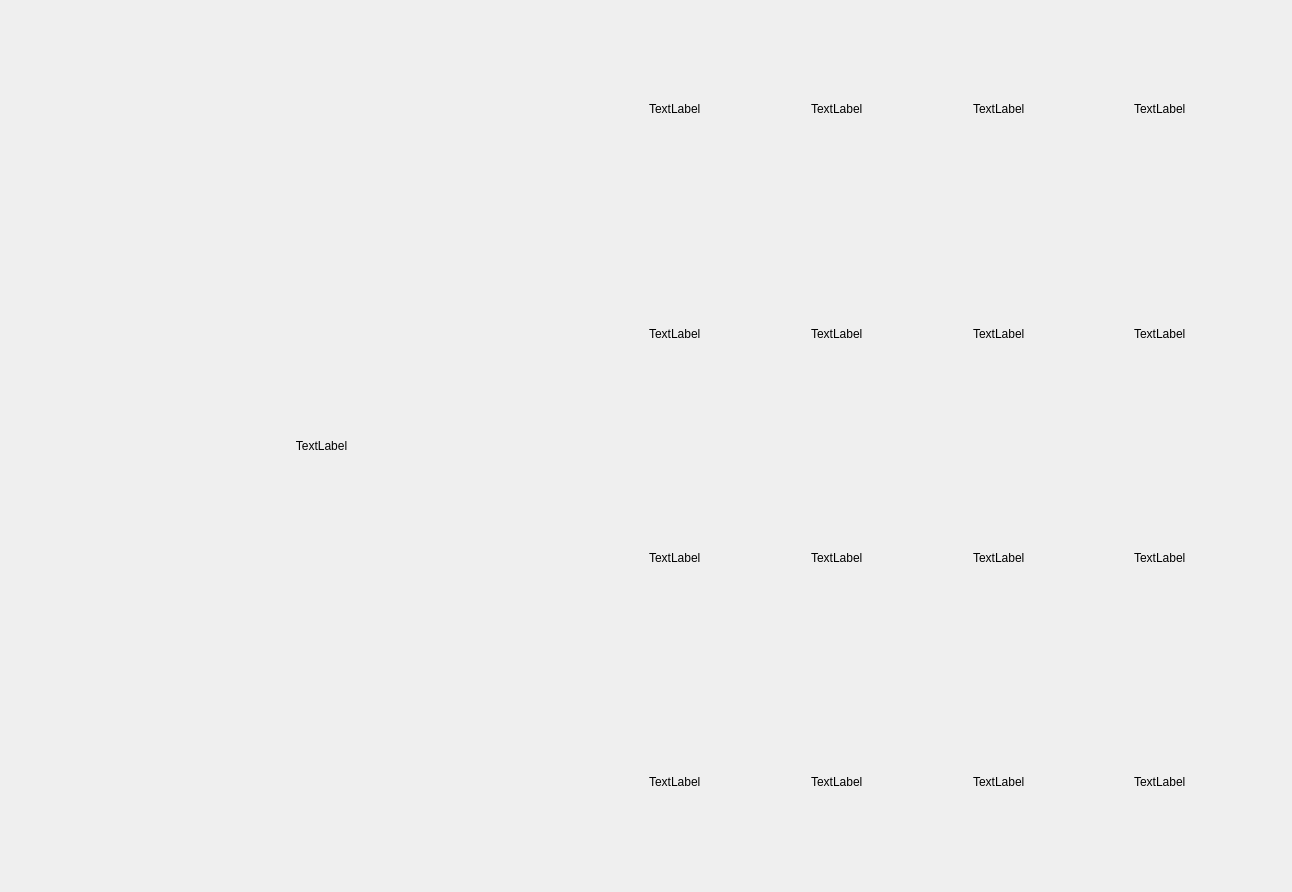
<?xml version="1.0" encoding="UTF-8"?>
<ui version="4.0">
 <class>Form</class>
 <widget class="QWidget" name="Form">
  <property name="geometry">
   <rect>
    <x>0</x>
    <y>0</y>
    <width>1292</width>
    <height>892</height>
   </rect>
  </property>
  <property name="windowTitle">
   <string>Form</string>
  </property>
  <widget class="QWidget" name="horizontalLayoutWidget">
   <property name="geometry">
    <rect>
     <x>0</x>
     <y>0</y>
     <width>1291</width>
     <height>891</height>
    </rect>
   </property>
   <layout class="QHBoxLayout" name="horizontalLayout">
    <item>
     <widget class="QLabel" name="label">
      <property name="text">
       <string>TextLabel</string>
      </property>
      <property name="alignment">
       <set>Qt::AlignCenter</set>
      </property>
     </widget>
    </item>
    <item>
     <widget class="QWidget" name="widget" native="true">
      <widget class="QWidget" name="gridLayoutWidget">
       <property name="geometry">
        <rect>
         <x>0</x>
         <y>0</y>
         <width>641</width>
         <height>891</height>
        </rect>
       </property>
       <layout class="QGridLayout" name="gridLayout">
        <item row="0" column="0">
         <widget class="QLabel" name="label_3">
          <property name="text">
           <string>TextLabel</string>
          </property>
         </widget>
        </item>
        <item row="0" column="1">
         <widget class="QLabel" name="label_5">
          <property name="text">
           <string>TextLabel</string>
          </property>
         </widget>
        </item>
        <item row="1" column="2">
         <widget class="QLabel" name="label_8">
          <property name="text">
           <string>TextLabel</string>
          </property>
         </widget>
        </item>
        <item row="0" column="3">
         <widget class="QLabel" name="label_2">
          <property name="text">
           <string>TextLabel</string>
          </property>
         </widget>
        </item>
        <item row="2" column="3">
         <widget class="QLabel" name="label_13">
          <property name="text">
           <string>TextLabel</string>
          </property>
         </widget>
        </item>
        <item row="2" column="1">
         <widget class="QLabel" name="label_11">
          <property name="text">
           <string>TextLabel</string>
          </property>
         </widget>
        </item>
        <item row="1" column="1">
         <widget class="QLabel" name="label_7">
          <property name="text">
           <string>TextLabel</string>
          </property>
         </widget>
        </item>
        <item row="2" column="0">
         <widget class="QLabel" name="label_10">
          <property name="text">
           <string>TextLabel</string>
          </property>
         </widget>
        </item>
        <item row="1" column="0">
         <widget class="QLabel" name="label_4">
          <property name="text">
           <string>TextLabel</string>
          </property>
         </widget>
        </item>
        <item row="1" column="3">
         <widget class="QLabel" name="label_9">
          <property name="text">
           <string>TextLabel</string>
          </property>
         </widget>
        </item>
        <item row="2" column="2">
         <widget class="QLabel" name="label_12">
          <property name="text">
           <string>TextLabel</string>
          </property>
         </widget>
        </item>
        <item row="0" column="2">
         <widget class="QLabel" name="label_6">
          <property name="text">
           <string>TextLabel</string>
          </property>
         </widget>
        </item>
        <item row="3" column="0">
         <widget class="QLabel" name="label_14">
          <property name="text">
           <string>TextLabel</string>
          </property>
         </widget>
        </item>
        <item row="3" column="1">
         <widget class="QLabel" name="label_15">
          <property name="text">
           <string>TextLabel</string>
          </property>
         </widget>
        </item>
        <item row="3" column="2">
         <widget class="QLabel" name="label_16">
          <property name="text">
           <string>TextLabel</string>
          </property>
         </widget>
        </item>
        <item row="3" column="3">
         <widget class="QLabel" name="label_17">
          <property name="text">
           <string>TextLabel</string>
          </property>
         </widget>
        </item>
       </layout>
      </widget>
     </widget>
    </item>
   </layout>
  </widget>
 </widget>
 <resources/>
 <connections/>
</ui>
